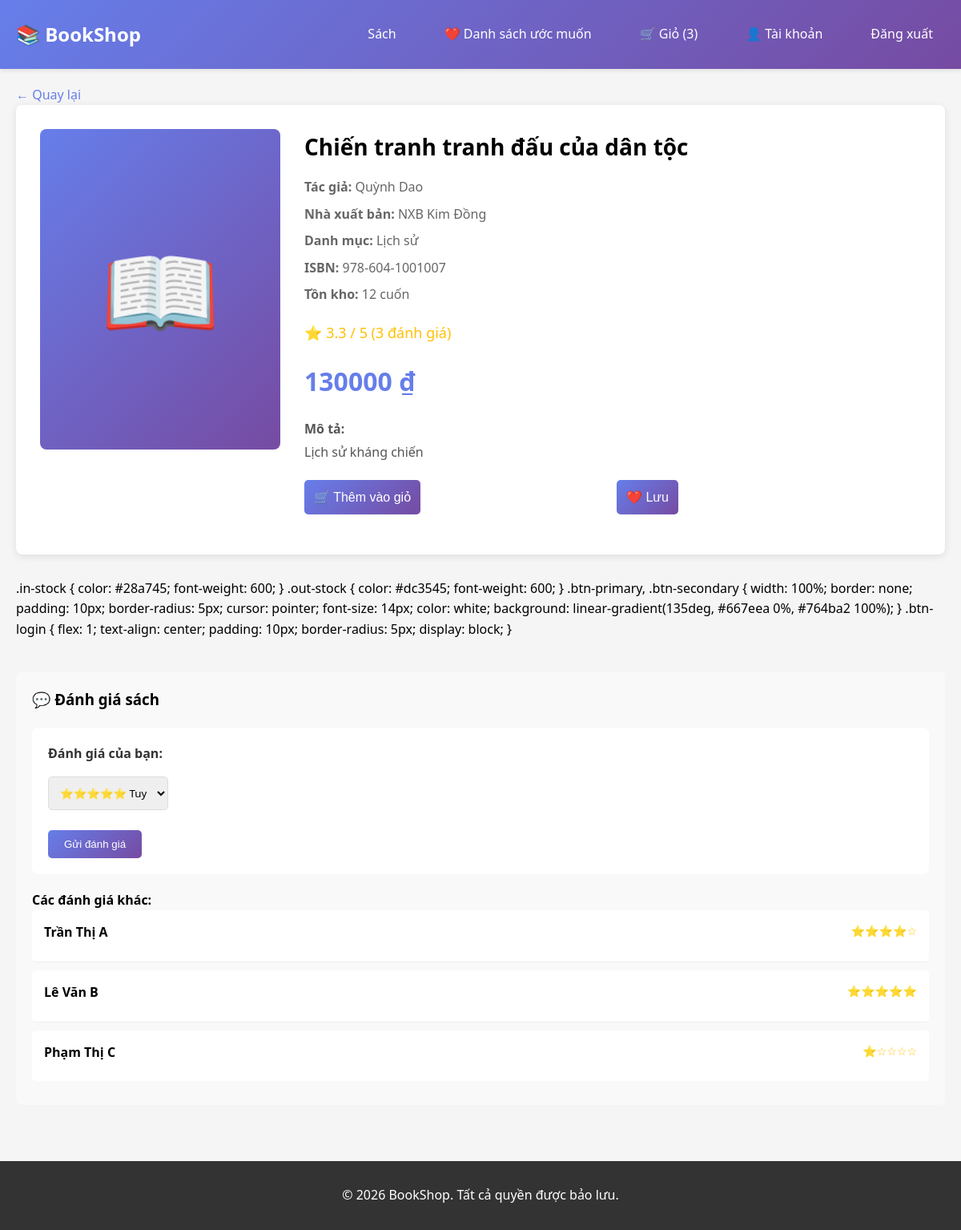
/book/7/ (signed in), run on the app's committed database.
### core/models/book.py (models this page shows, shortened)
class Book(models.Model):
    id = models.AutoField(primary_key=True)
    title = models.CharField(max_length=255)
    author = models.ForeignKey('Author', on_delete=models.SET_NULL, null=True, blank=True)
    publisher = models.ForeignKey('Publisher', on_delete=models.SET_NULL, null=True, blank=True)
    category = models.ForeignKey('Category', on_delete=models.SET_NULL, null=True, blank=True, related_name='books')
    translator = models.ForeignKey('Translator', on_delete=models.SET_NULL, null=True, blank=True)
    price = models.DecimalField(max_digits=10, decimal_places=2)
    stock = models.IntegerField(default=0)
    description = models.TextField(blank=True, null=True)
    language = models.CharField(max_length=50, default='en')
    isbn = models.CharField(max_length=20, unique=True, blank=True, null=True)
    publication_date = models.DateField(blank=True, null=True)
    created_at = models.DateTimeField(auto_now_add=True)
    updated_at = models.DateTimeField(auto_now=True)
    class Meta:
        app_label = 'core'
        db_table = 'core_book'

### core/models/author.py (models this page shows, shortened)
class Author(models.Model):
    id = models.AutoField(primary_key=True)
    name = models.CharField(max_length=255)
    bio = models.TextField(blank=True, null=True)
    address = models.CharField(max_length=255, blank=True, null=True)
    phone = models.CharField(max_length=20, blank=True, null=True)
    email = models.EmailField(blank=True, null=True)
    date_joined = models.DateTimeField(auto_now_add=True)
    class Meta:
        app_label = 'core'
        db_table = 'core_author'

### core/models/publisher.py (models this page shows, shortened)
class Publisher(models.Model):
    id = models.AutoField(primary_key=True)
    name = models.CharField(max_length=255)
    address = models.CharField(max_length=255, blank=True, null=True)
    phone = models.CharField(max_length=20, blank=True, null=True)
    email = models.EmailField(blank=True, null=True)
    description = models.TextField(blank=True, null=True)
    class Meta:
        app_label = 'core'
        db_table = 'core_publisher'

### core/models/category.py (models this page shows, shortened)
class Category(models.Model):
    id = models.AutoField(primary_key=True)
    name = models.CharField(max_length=255)
    description = models.TextField(blank=True, null=True)
    class Meta:
        app_label = 'core'
        db_table = 'core_category'

### core/models/rating_wishlist.py (models this page shows, shortened)
class Rating(models.Model):
    id = models.AutoField(primary_key=True)
    customer = models.ForeignKey('Customer', on_delete=models.CASCADE, related_name='ratings')
    book = models.ForeignKey('Book', on_delete=models.CASCADE, related_name='ratings')
    score = models.IntegerField(choices=[(i, i) for i in range(1, 6)])
    created_at = models.DateTimeField(auto_now_add=True)
    class Meta:
        app_label = 'core'
        db_table = 'core_rating'
        unique_together = ('customer', 'book')

### core/models/customer.py (models this page shows, shortened)
class Customer(models.Model):
    id = models.AutoField(primary_key=True)
    name = models.CharField(max_length=255)
    email = models.EmailField(unique=True)
    password = models.CharField(max_length=255)
    phone = models.CharField(max_length=20, blank=True, null=True)
    address = models.ForeignKey('Address', on_delete=models.SET_NULL, null=True, blank=True)
    membership_level = models.ForeignKey('MembershipLevel', on_delete=models.SET_NULL, null=True, blank=True)
    created_at = models.DateTimeField(auto_now_add=True)
    loyalty_points = models.IntegerField(default=0)
    class Meta:
        app_label = 'core'
        db_table = 'core_customer'

### core/views.py (the view)
# urls.py: path('book/<int:book_id>/', views.book_detail, name='book_detail'),
def book_detail(request, book_id):
    try:
        book = Book.objects.get(id=book_id)
    except Book.DoesNotExist:
        return redirect('core:book_list')
    ratings = Rating.objects.filter(book=book).select_related('customer')
    avg_rating = sum(r.score for r in ratings) / len(ratings) if ratings else 0
    context = get_context(request)
    context.update({
        'book': book,
        'ratings': ratings,
        'avg_rating': avg_rating,
        'rating_count': len(ratings),
    })
    if 'customer_id' in request.session:
        try:
            customer = Customer.objects.get(id=request.session['customer_id'])
            wishlist = Wishlist.objects.get(customer=customer)
            context['in_wishlist'] = WishlistItem.objects.filter(
                wishlist=wishlist, book=book
            ).exists()
        except (Customer.DoesNotExist, Wishlist.DoesNotExist):
            pass
    return render(request, 'core/book_detail.html', context)

### core/views.py (called while the page is built)
def get_context(request):
    context = {'is_logged_in': 'customer_id' in request.session}
    if 'customer_id' in request.session:
        try:
            customer = Customer.objects.get(id=request.session['customer_id'])
            context['customer'] = customer
            context['cart_count'] = CartItem.objects.filter(
                cart__customer=customer,
                cart__is_active=True
            ).count()
        except Customer.DoesNotExist:
            del request.session['customer_id']
    return context

### core/templates/core/book_detail.html (shortened to what this page needs)
{% extends "core/base.html" %}
{% block content %}
<a href="{% url 'core:book_list' %}" style="color: #667eea; text-decoration: none;">← Quay lại</a>
<div class="book-detail-container">
    <div class="book-cover">📖</div>
    <div class="book-details">
        <h1>{{ book.title }}</h1>
        <div class="book-meta">
            <p><strong>Tác giả:</strong> {{ book.author.name|default:"Đang cập nhật" }}</p>
            <p><strong>Nhà xuất bản:</strong> {{ book.publisher.name|default:"Đang cập nhật" }}</p>
            <p><strong>Danh mục:</strong> {{ book.category.name|default:"Đang cập nhật" }}</p>
            {% if book.isbn %}
                <p><strong>ISBN:</strong> {{ book.isbn }}</p>
            {% endif %}
            <p><strong>Tồn kho:</strong>
                {% if book.stock > 0 %}
                    <span class="in-stock">{{ book.stock }} cuốn</span>
                {% else %}
                    <span class="out-stock">Hết hàng</span>
                {% endif %}
            </p>
        </div>
        {% if rating_count > 0 %}
            <div class="book-rating">
                ⭐ {{ avg_rating|floatformat:1 }} / 5 ({{ rating_count }} đánh giá)
            </div>
        {% else %}
            <div class="book-rating">
                ⭐ Chưa có đánh giá
            </div>
        {% endif %}
        <div class="book-price">
            {{ book.price|floatformat:0 }} ₫
        </div>
        {% if book.description %}
            <div class="book-description">
                <strong>Mô tả:</strong><br>
                {{ book.description }}
            </div>
        {% endif %}
        <div class="book-actions">
            {% if is_logged_in %}
                <form method="POST" action="{% url 'core:add_to_cart' book.id %}" style="flex: 1;">
                    <button type="submit" class="btn-primary">
                        🛒 Thêm vào giỏ
                    </button>
                </form>
                <form method="POST" action="{% url 'core:add_to_wishlist' book.id %}" style="flex: 1;">
                    <button type="submit" class="btn-secondary">
                        ❤️ {% if in_wishlist %}Đã lưu{% else %}Lưu{% endif %}
                    </button>
                </form>
            {% else %}
                <a href="{% url 'core:login' %}" class="btn-login">
                    Đăng nhập để mua
                </a>
            {% endif %}
        </div>
    </div>
</div>
.in-stock {
    color: #28a745;
    font-weight: 600;
}
.out-stock {
    color: #dc3545;
    font-weight: 600;
}
.btn-primary,
.btn-secondary {
    width: 100%;
    border: none;
    padding: 10px;
    border-radius: 5px;
    cursor: pointer;
    font-size: 14px;
    color: white;
    background: linear-gradient(135deg, #667eea 0%, #764ba2 100%);
}
.btn-login {
    flex: 1;
    text-align: center;
    padding: 10px;
    border-radius: 5px;
    display: block;
}
{% if is_logged_in %}
    <div class="ratings-section">
        <h3>💬 Đánh giá sách</h3>
        <form method="POST" action="{% url 'core:add_rating' book.id %}" class="rating-form">
            <div class="form-group">
                <label for="score">Đánh giá của bạn:</label>
                <select name="score" id="score" style="width: 150px;">
                    <option value="5">⭐⭐⭐⭐⭐ Tuyệt vời</option>
                </select>
            </div>
            <button type="submit">Gửi đánh giá</button>
        </form>
        <h4>Các đánh giá khác:</h4>
        {% for rating in ratings %}
            <div class="rating-item">
                <div class="rating-header">
                    <strong>{{ rating.customer.name }}</strong>
                    <span class="rating-stars">{% for i in "12345" %}{% if i|add:"0" <= rating.score %}⭐{% else %}☆{% endif %}{% endfor %}</span>
                </div>
            </div>
        {% empty %}
            <p style="color: #999;">Chưa có đánh giá nào.</p>
        {% endfor %}
    </div>
{% endif %}
{% endblock %}

### core/templates/core/base.html (style rules this page uses)
* { margin: 0; padding: 0; box-sizing: border-box; }
body { font-family: 'Segoe UI', Tahoma, Geneva, Verdana, sans-serif; background-color: #f5f5f5; line-height: 1.6; }
button, .btn { background: linear-gradient(135deg, #667eea 0%, #764ba2 100%); color: white; border: none; padding: 10px 20px; border-radius: 5px; cursor: pointer; text-decoration: none; display: inline-block; transition: transform 0.2s, box-shadow 0.2s; }
input[type="text"], input[type="email"], input[type="password"], input[type="number"], select, textarea { width: 100%; padding: 10px; margin: 10px 0; border: 1px solid #ddd; border-radius: 5px; font-family: inherit; }
.form-group { margin-bottom: 15px; }
label { display: block; margin-bottom: 5px; font-weight: bold; color: #333; }

### core/templates/core/book_detail.html (style rules this page uses)
.book-detail-container { display: grid; grid-template-columns: 300px 1fr; gap: 30px; background: white; padding: 30px; border-radius: 8px; box-shadow: 0 2px 10px rgba(0,0,0,0.1); margin-bottom: 30px; }
.book-cover { background: linear-gradient(135deg, #667eea 0%, #764ba2 100%); height: 400px; display: flex; align-items: center; justify-content: center; font-size: 120px; border-radius: 8px; }
.book-details h1 { font-size: 28px; margin-bottom: 15px; }
.book-meta { margin-bottom: 20px; color: #666; }
.book-meta p { margin: 8px 0; }
.book-rating { font-size: 18px; color: #ffc107; margin: 10px 0; }
.book-price { font-size: 32px; font-weight: bold; color: #667eea; margin: 20px 0; }
.book-description { margin: 20px 0; line-height: 1.8; color: #555; }
.book-actions { display: flex; gap: 10px; margin: 20px 0; }
.book-actions button, .book-actions a { flex: 1; padding: 12px; font-size: 16px; }
.ratings-section { margin-top: 40px; background: #f9f9f9; padding: 20px; border-radius: 8px; }
.ratings-section h3 { margin-bottom: 20px; }
.rating-form { background: white; padding: 20px; border-radius: 8px; margin-bottom: 20px; }
.rating-item { padding: 15px; border-bottom: 1px solid #eee; background: white; margin-bottom: 10px; border-radius: 5px; }
.rating-item:last-child { border-bottom: none; }
.rating-header { display: flex; justify-content: space-between; margin-bottom: 8px; }
.rating-stars { color: #ffc107; font-size: 14px; }

### data on the page
Book: title "Chiến tranh tranh đấu của dân tộc", author.name "Quỳnh Dao", publisher.name "NXB Kim Đồng", category.name "Lịch sử", isbn "978-604-1001007", stock "12", price "130000", description "Lịch sử kháng chiến"
Rating: customer.name "Trần Thị A", score 4 (drawn)
Rating: customer.name "Lê Văn B", score 5 (drawn)
Rating: customer.name "Phạm Thị C", score 1 (drawn)

### other printed values
{{ cart_count }} "3"
{{ avg_rating|floatformat:1 }} "3.3"
{{ rating_count }} "3"
